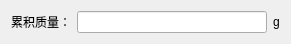
   <widget class="QWidget" name="layoutWidget">
    <property name="geometry">
     <rect>
      <x>350</x>
      <y>130</y>
      <width>291</width>
      <height>41</height>
     </rect>
    </property>
    <layout class="QGridLayout" name="gridLayout_3">
     <item row="1" column="0">
      <widget class="QLabel" name="label_8">
       <property name="text">
        <string>累积质量：</string>
       </property>
      </widget>
     </item>
     <item row="1" column="1">
      <widget class="QLineEdit" name="leSumQuality">
       <property name="text">
        <string/>
       </property>
      </widget>
     </item>
     <item row="1" column="2">
      <widget class="QLabel" name="label_6">
       <property name="text">
        <string>g</string>
       </property>
      </widget>
     </item>
     <item row="0" column="1">
      <spacer name="verticalSpacer_5">
       <property name="orientation">
        <enum>Qt::Vertical</enum>
       </property>
       <property name="sizeHint" stdset="0">
        <size>
         <width>20</width>
         <height>40</height>
        </size>
       </property>
      </spacer>
     </item>
     <item row="2" column="1">
      <spacer name="verticalSpacer_6">
       <property name="orientation">
        <enum>Qt::Vertical</enum>
       </property>
       <property name="sizeHint" stdset="0">
        <size>
         <width>20</width>
         <height>40</height>
        </size>
       </property>
      </spacer>
     </item>
    </layout>
   </widget>
